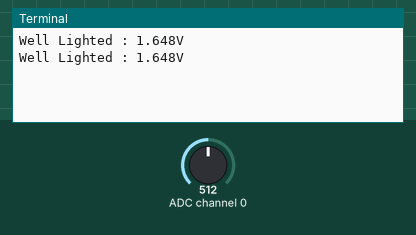
Recording of a program running on a simulated Raspberry Pi (BCM pin numbers). Shown: the last lines printed to the terminal. The inputs (shaded band) are chosen by the test bench; at power-on: ADC channel 0 = 512 (analog values on the 0–1023 scale).

Above: at 1.2 s.
1.3 s: ADC channel 0 set to 306
At 2.8 s:
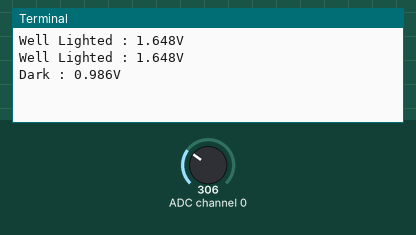
3.5 s: ADC channel 0 set to 122
At 4.9 s:
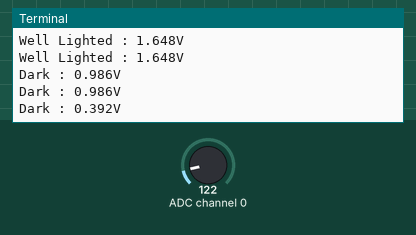

The program:

analog_cds.py
```python
#! /usr/bin/env python3.6

import time, signal, sys
import Adafruit_ADS1x15

GAIN = 1

adc = Adafruit_ADS1x15.ADS1015()

while True:
    volts = adc.read_adc(0, gain=GAIN) / 500.0

    if volts > 1:
        print("Well Lighted : " + str(volts) + "V")
    else:
        print("Dark : " + str(volts) + "V")

    time.sleep(1)
```

Measured:
- after the input at 1.3 s, the terminal: prints a new line after 0.73 s (image 1)
- after the input at 3.5 s, the terminal: prints a new line after 0.55 s (image 2)
